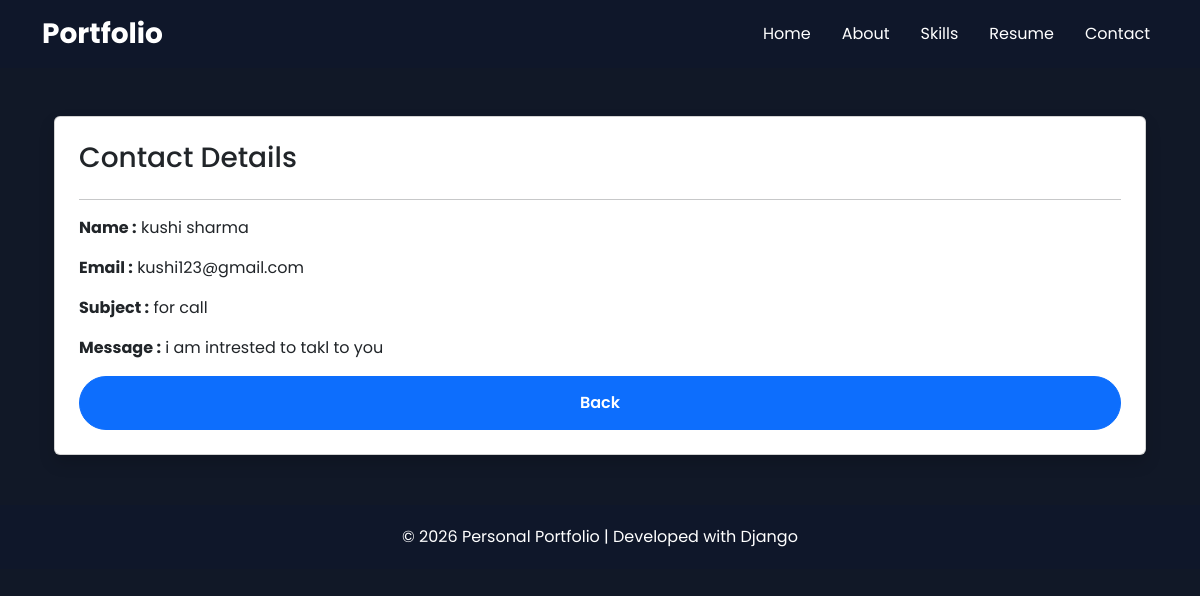
The page /view/5/ (signed in) on the database its author committed.
### portfolio/models.py (models this page shows, shortened)
class Contact(models.Model):
    name=models.CharField(max_length=100)
    email=models.EmailField()
    subject=models.CharField(max_length=100)
    message=models.TextField()

### portfolio/views.py (the view)
# urls.py: path('view/<int:id>/', ViewContact.as_view(), name='view'),
class ViewContact(View):
    def get(self, request, id):
        if not request.session.get('admin'):
            return redirect('admin_login')
        data = Contact.objects.get(id=id)
        return render(request, "view.html", {'data': data})

### portfolio/templates/view.html
{% extends 'base.html' %}
{% block content %}
<div class="container mt-5">
<div class="card p-4 shadow">
<h3>Contact Details</h3>
<hr>
<p><b>Name :</b> {{data.name}}</p>
<p><b>Email :</b> {{data.email}}</p>
<p><b>Subject :</b> {{data.subject}}</p>
<p><b>Message :</b> {{data.message}}</p>
<a href="{% url 'dashboard' %}" class="btn btn-primary">
Back
</a>
</div>
</div>
{% endblock %}

### portfolio/static/css/style.css (style rules this page uses)
* { margin:0; padding:0; box-sizing:border-box; font-family:'Poppins',sans-serif; }
body { background:#0f172a; overflow-x:hidden; }
.container { position:relative; z-index:2; }
.btn { padding:14px 35px; border-radius:50px; font-weight:600; transition:.3s; }

### portfolio/templates/base.html (style rules this page uses)
body { background:#111827; color:white; }

### rows shown on the page
Contact: name "kushi sharma", email "kushi123@gmail.com", subject "for call", message "i am intrested to takl to you"
